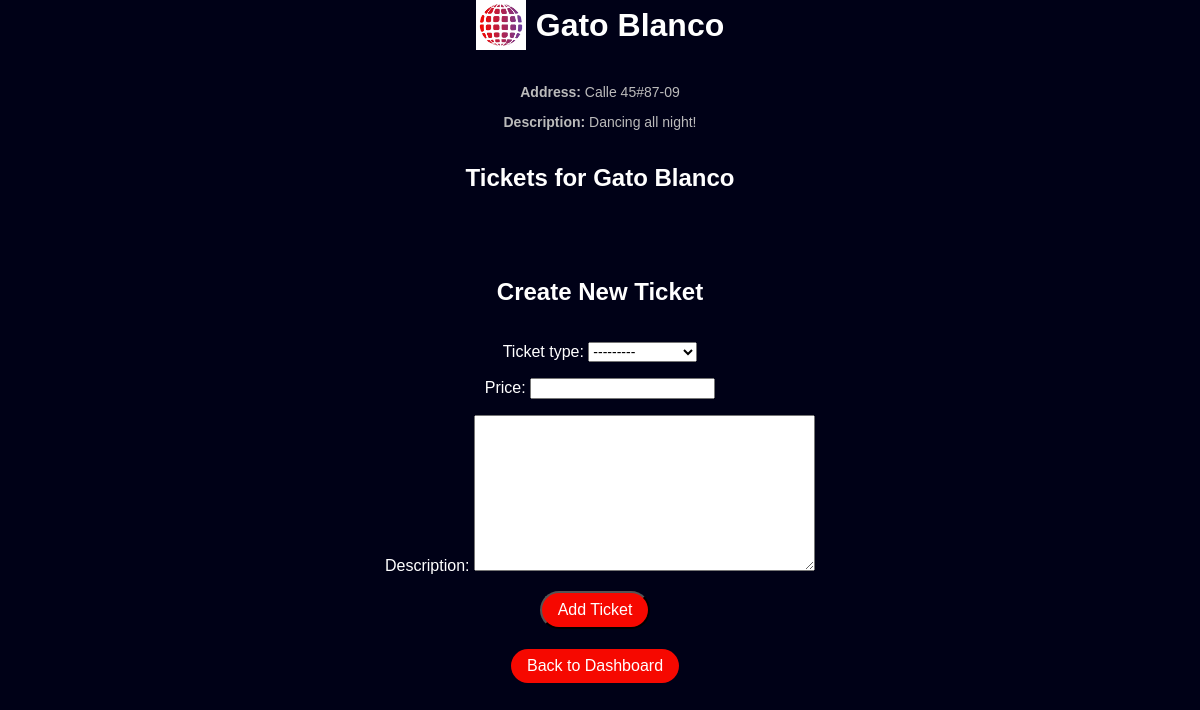
Page /users/custom-admin/nightclub/3/ (signed in) on the earlier database version.
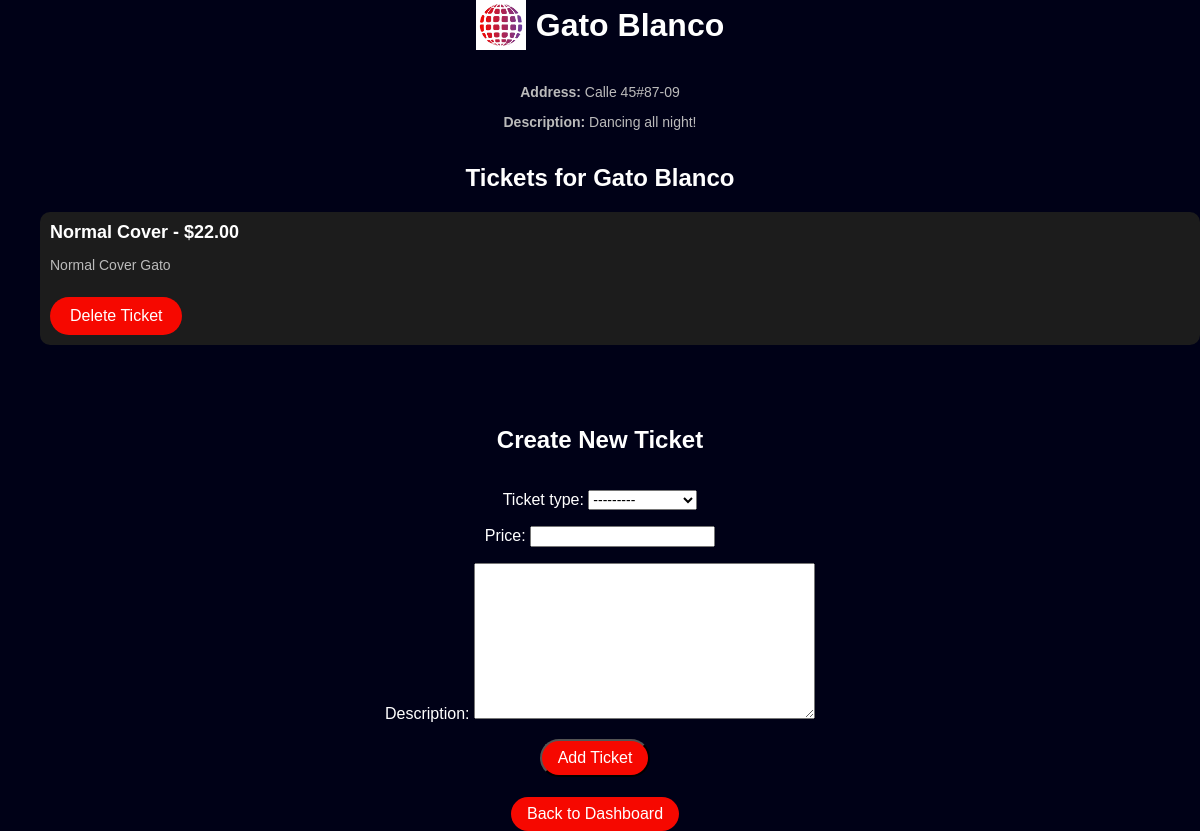
Same page on the later database version.
### tickets/models.py (models this page shows, shortened)
class Ticket(models.Model):
    TICKET_CHOICES = [
        ('normal', 'Normal Cover'),
        ('vip', 'VIP Cover'),
    ]
    nightclub = models.ForeignKey(NightClub, related_name='tickets', on_delete=models.CASCADE)
    ticket_type = models.CharField(max_length=50, choices=TICKET_CHOICES)
    price = models.DecimalField(max_digits=6, decimal_places=2)
    description = models.TextField(blank=True, null=True)

### users/views.py (the view)
# urls.py: path('custom-admin/nightclub/<int:pk>/', views.nightclub_detail,
@staff_member_required
def nightclub_detail(request, pk):
    nightclub = get_object_or_404(NightClub, pk=pk)
    if request.method == 'POST':
        form = TicketForm(request.POST)
        if form.is_valid():
            ticket = form.save(commit=False)
            ticket.nightclub = nightclub  # Assign the nightclub to the ticket
            ticket.save()
            return redirect('nightclub-detail', pk=nightclub.pk)  # Redirect to the same page after ticket creation
    else:
        form = TicketForm()
    tickets = Ticket.objects.filter(nightclub=nightclub)
    return render(request, 'users/nightclub_detail.html', {
        'nightclub': nightclub,
        'tickets': tickets,
        'form': form,
    })

### users/forms.py
class TicketForm(forms.ModelForm):
    class Meta:
        model = Ticket
        fields = ['ticket_type', 'price', 'description']

### users/templates/users/nightclub_detail.html (shortened to what this page needs)
<!DOCTYPE html>
<html lang="en">
<head>
    {% load static %}
    <link rel="stylesheet" href="{% static 'css/styles.css' %}">
</head>
<body>
    <header class="header">
        <div class="logo-section">
            <img src="{% static 'images/logo.png' %}" alt="Logo" class="logo">
            <h1>{{ nightclub.name }}</h1>
        </div>
    </header>
    <div class="nightclub-info" style="text-align: center;">
        <p><strong>Address:</strong> {{ nightclub.address }}</p>
        <p><strong>Description:</strong> {{ nightclub.description }}</p>
    </div>
    <div class="ticket-section" style="text-align: center;">
        <h2>Tickets for {{ nightclub.name }}</h2>
        <ul class="nightclubs">
            {% for ticket in tickets %}
            <li class="nightclub-card" style="display: inline-block; margin-bottom: 15px; text-align: left;">
                <div class="nightclub-info">
                    <h3>{{ ticket.get_ticket_type_display }} - ${{ ticket.price }}</h3>
                    <p>{{ ticket.description }}</p>
                </div>
                <a href="{% url 'delete-ticket' ticket.id %}" class="auth-button red-button" style="margin-top: 10px;">Delete Ticket</a>
            </li>
            {% endfor %}
        </ul>
    </div>
    <div style="text-align: center; margin-top: 30px;">
        <h2>Create New Ticket</h2>
        <form method="POST" style="display: inline-block;">
            {{ form.as_p }}
            <button type="submit" class="auth-button red-button" style="padding: 8px 16px;">Add Ticket</button>
        </form>
    </div>
    <div style="text-align: center; margin-top: 20px;">
        <a href="{% url 'admin-dashboard' %}" class="auth-button" style="padding: 8px 16px;">Back to Dashboard</a>
    </div>
</body>
</html>

Differences in the rows shown:
added Ticket: ticket_type "Normal Cover", price "22.00", description "Normal Cover Gato"
